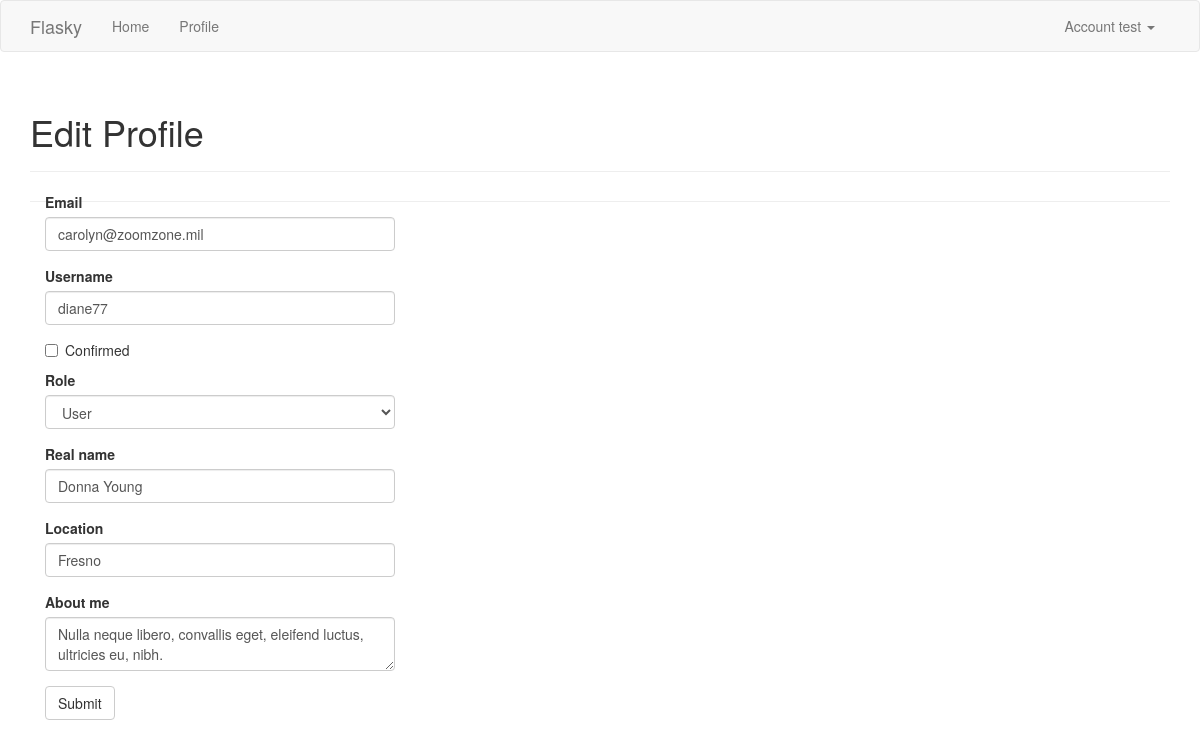
The app's page /edit-profile/103 (signed in) with its own data.
### app/models.py (models this page shows, shortened)
class User(UserMixin, db.Model):
    id = db.Column(db.Integer, primary_key=True)
    username = db.Column(db.String(64), unique=True, index=True)
    email = db.Column(db.String(64), unique=True, index=True)
    role_id = db.Column(db.Integer, db.ForeignKey('role.id'))
    password_hash = db.Column(db.String(128))
    confirmed = db.Column(db.Boolean, default=False)
    name = db.Column(db.String(64))
    location = db.Column(db.String(64))
    about_me = db.Column(db.Text)
    member_since = db.Column(db.DateTime, default=datetime.utcnow)
    last_seen = db.Column(db.DateTime, default=datetime.utcnow)
    avatar_hash = db.Column(db.String(32))
    posts = db.relationship('Post', backref='author', lazy='dynamic')
    followed = db.relationship('Follow', foreign_keys=[Follow.follower_id],
                               backref=db.backref('follower', lazy='joined'),
                               lazy='dynamic', cascade='all, delete-orphan')
    follower = db.relationship('Follow', foreign_keys=[Follow.followed_id],
                               backref=db.backref('followed', lazy='joined'),
                               lazy='dynamic', cascade='all, delete-orphan')
    @property
    def password(self):
        raise AttributeError('password is not a readable attribute')
    def can(self, permissions):
        return self.role and (self.role.permissions & permissions) == permissions
    def ping(self):
        self.last_seen = datetime.utcnow()
        db.session.add(self)

### app/main/views.py (the view, shortened to what this page needs)
@main.route('/edit-profile/<int:id>', methods=['GET', 'POST'])
@login_required
@admin_required
def edit_profile_admin(id):
    user = User.query.get_or_404(id)
    form = AdminEditProfileForm(user=user)
    form.email.data = user.email
    form.username.data = user.username
    form.confirmed.data = user.confirmed
    form.role.data = user.role_id
    form.name.data = user.name
    form.location.data = user.location
    form.about_me.data = user.about_me
    return render_template('edit_profile.html', form=form, user=user)

### app/main/forms.py (shortened to what this page needs)
class AdminEditProfileForm(Form):
    email = StringField('Email', validators=[Required(), Length(1, 64), Email()])
    username = StringField('Username', validators=[
        Required(), Length(1, 64),
        Regexp('^[A-Za-z][A-Za-z0-9_.]*$', 0,
               'Usernames must have only letters, numbers, dots or underscores.')])
    confirmed = BooleanField('Confirmed')
    role = SelectField('Role', coerce=int)
    name = StringField('Real name', validators=[Length(0, 64)])
    location = StringField('Location', validators=[Length(0, 64)])
    about_me = TextAreaField('About me')
    submit = SubmitField('Submit')
    def __init__(self, user, *args, **kwargs):
        super().__init__(*args, **kwargs)
        self.role.choices = [(role.id, role.name) for role in Role.query.order_by(Role.name).all()]
        self.user = user

### app/auth/views.py (called while the page is built)
@auth.before_app_request
def before_request():
    if current_user.is_authenticated:
        current_user.ping()
        if not current_user.confirmed and request.endpoint[:5] != 'auth.' \
                and request.endpoint != 'static':
            return redirect(url_for('auth.unconfirmed'))

### app/main/__init__.py (called while the page is built)
@main.app_context_processor
def inject_permissions():
    return dict(Permission=Permission)

### app/models.py (called while the page is built)
@login_manager.user_loader
def load_user(user_id):
    return User.query.get(int(user_id))

### app/templates/edit_profile.html
{% extends "base.html" %}
{% import "bootstrap/wtf.html" as wtf%}
{% block page_content %}
<div class="page-header">
  <h1>Edit Profile</h1>
</div>
<div class="col-md-4">
{{ wtf.quick_form(form) }}
</div>
{% endblock%}

### app/templates/base.html (shortened to what this page needs)
{% extends "bootstrap/base.html" %}
{% block head %}
{{ super() }}
<link rel="stylesheet" type="text/css" href="{{ url_for('static', filename='styles.css') }}">
{% endblock%}
{% block navbar %}
<div class="navbar navbar-default" role="navigation">
  <div class="container">
    <div class="navbar-header">
      <a class="navbar-brand" href="/">Flasky</a>
    </div>
    <div class="navbar-collapse collapse">
      <ul class="nav navbar-nav">
        <li><a href="/">Home</a></li>
        {% if current_user.is_authenticated %}
        <li><a href="{{ url_for('main.user', username=current_user.username) }}">Profile</a></li>
        {% endif %}
      </ul>
      <ul class="nav navbar-nav navbar-right">
        {% if current_user.is_authenticated %}
        <li class="dropdown">
          <a href="#" class="dropdown-toggle" data-toggle="dropdown">
            Account {{ current_user.username }} <b class="caret"></b>
          </a>
        </li>
        {% else %}
        <li><a href="{{ url_for('auth.login') }}">Log In</a></li>
        {% endif %}
      </ul>
    </div>
  </div>
</div>
{% endblock %}
{% block content %}
<div class="container">
  <div class="page-header">
    {% block page_content %}{% endblock %}
  </div>
</div>
{% endblock %}

### records on screen
User: username "test"
User: email "carolyn@zoomzone.mil", username "diane77", role "User", name "Donna Young", location "Fresno", about_me "Nulla neque libero, convallis eget, eleifend luctus, ultricies eu, nibh."
